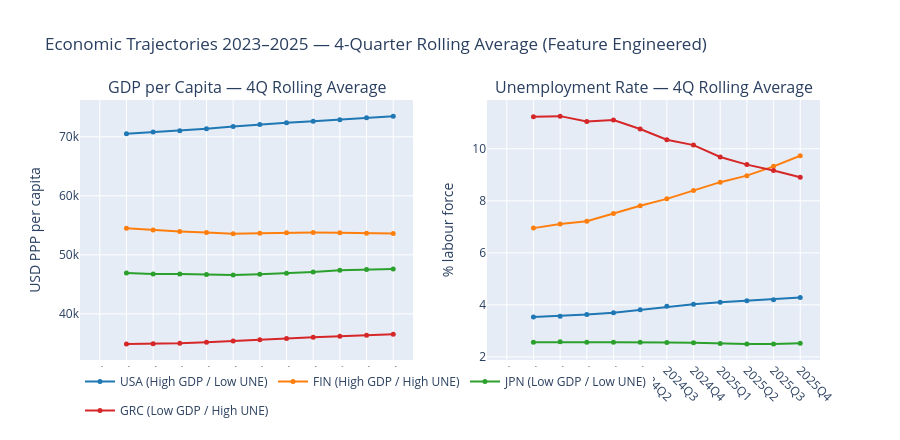

Here is the notebook cell this chart was saved with:
### Markdown cell above
### 9.6 Trend Over Time — Rolling Average (Select Countries)

The rolling 4-quarter average feature smooths seasonal noise and reveals whether each country's unemployment is trending up, down, or stable over 2023–2025. Countries from each quadrant of the original Section 5.3 analysis are shown.

### Code cell
# Representative countries — one from each quadrant of the original analysis
HIGHLIGHT = {
    "USA": ("#1f77b4", "High GDP / Low UNE"),   # blue
    "FIN": ("#ff7f0e", "High GDP / High UNE"),  # orange
    "JPN": ("#2ca02c", "Low GDP / Low UNE"),    # green
    "GRC": ("#d62728", "Low GDP / High UNE"),   # red
}

quarters = sorted(df_ext["QUARTER"].unique())

fig_trend = make_subplots(
    rows=1, cols=2,
    subplot_titles=("GDP per Capita — 4Q Rolling Average", "Unemployment Rate — 4Q Rolling Average")
)

for code, (color, label) in HIGHLIGHT.items():
    sub = df_ext[df_ext["REF_AREA"] == code].sort_values("QUARTER")
    fig_trend.add_trace(go.Scatter(
        x=sub["QUARTER"], y=sub["GDP_ROLLING_4Q"],
        mode="lines+markers", name=f"{code} ({label})",
        line=dict(color=color, width=2), marker=dict(size=5),
        legendgroup=code, showlegend=True
    ), row=1, col=1)
    fig_trend.add_trace(go.Scatter(
        x=sub["QUARTER"], y=sub["UNE_ROLLING_4Q"],
        mode="lines+markers", name=f"{code}",
        line=dict(color=color, width=2), marker=dict(size=5),
        legendgroup=code, showlegend=False
    ), row=1, col=2)

fig_trend.update_layout(
    height=440,
    title_text="Economic Trajectories 2023–2025 — 4-Quarter Rolling Average (Feature Engineered)",
    legend=dict(orientation="h", yanchor="bottom", y=-0.25)
)
fig_trend.update_xaxes(tickangle=45)
fig_trend.update_yaxes(title_text="USD PPP per capita", row=1, col=1)
fig_trend.update_yaxes(title_text="% labour force", row=1, col=2)

fig_trend.show()

### Figure 1 — Plotly figure (JSON) as saved in the notebook; plotly's stock layout.template omitted (floating-point values rounded to 4 significant figures)
{"data": [{"legendgroup": "USA", "line": {"color": "#1f77b4", "width": 2}, "marker": {"size": 5}, "mode": "lines+markers", "name": "USA (High GDP / Low UNE)", "showlegend": true, "type": "scatter", "x": ["2023Q1", "2023Q2", "2023Q3", "2023Q4", "2024Q1", "2024Q2", "2024Q3", "2024Q4", "2025Q1", "2025Q2", "2025Q3", "2025Q4"], "xaxis": "x", "y": [NaN, 70530.0, 70800.0, 71040.0, 71380.0, 71760.0, 72090.0, 72370.0, 72610.0, 72880.0, 73210.0, 73500.0], "yaxis": "y"}, {"legendgroup": "USA", "line": {"color": "#1f77b4", "width": 2}, "marker": {"size": 5}, "mode": "lines+markers", "name": "USA", "showlegend": false, "type": "scatter", "x": ["2023Q1", "2023Q2", "2023Q3", "2023Q4", "2024Q1", "2024Q2", "2024Q3", "2024Q4", "2025Q1", "2025Q2", "2025Q3", "2025Q4"], "xaxis": "x2", "y": [NaN, 3.533, 3.567, 3.625, 3.7, 3.808, 3.942, 4.025, 4.1, 4.158, 4.2, 4.279], "yaxis": "y2"}, {"legendgroup": "FIN", "line": {"color": "#ff7f0e", "width": 2}, "marker": {"size": 5}, "mode": "lines+markers", "name": "FIN (High GDP / High UNE)", "showlegend": true, "type": "scatter", "x": ["2023Q1", "2023Q2", "2023Q3", "2023Q4", "2024Q1", "2024Q2", "2024Q3", "2024Q4", "2025Q1", "2025Q2", "2025Q3", "2025Q4"], "xaxis": "x", "y": [NaN, 54490.0, 54190.0, 53960.0, 53770.0, 53560.0, 53640.0, 53750.0, 53770.0, 53740.0, 53640.0, 53620.0], "yaxis": "y"}, {"legendgroup": "FIN", "line": {"color": "#ff7f0e", "width": 2}, "marker": {"size": 5}, "mode": "lines+markers", "name": "FIN", "showlegend": false, "type": "scatter", "x": ["2023Q1", "2023Q2", "2023Q3", "2023Q4", "2024Q1", "2024Q2", "2024Q3", "2024Q4", "2025Q1", "2025Q2", "2025Q3", "2025Q4"], "xaxis": "x2", "y": [NaN, 6.95, 7.111, 7.217, 7.517, 7.808, 8.075, 8.392, 8.717, 8.967, 9.325, 9.733], "yaxis": "y2"}, {"legendgroup": "JPN", "line": {"color": "#2ca02c", "width": 2}, "marker": {"size": 5}, "mode": "lines+markers", "name": "JPN (Low GDP / Low UNE)", "showlegend": true, "type": "scatter", "x": ["2023Q1", "2023Q2", "2023Q3", "2023Q4", "2024Q1", "2024Q2", "2024Q3", "2024Q4", "2025Q1", "2025Q2", "2025Q3", "2025Q4"], "xaxis": "x", "y": [NaN, 46930.0, 46740.0, 46730.0, 46660.0, 46570.0, 46730.0, 46870.0, 47100.0, 47370.0, 47490.0, 47590.0], "yaxis": "y"}, {"legendgroup": "JPN", "line": {"color": "#2ca02c", "width": 2}, "marker": {"size": 5}, "mode": "lines+markers", "name": "JPN", "showlegend": false, "type": "scatter", "x": ["2023Q1", "2023Q2", "2023Q3", "2023Q4", "2024Q1", "2024Q2", "2024Q3", "2024Q4", "2025Q1", "2025Q2", "2025Q3", "2025Q4"], "xaxis": "x2", "y": [NaN, 2.567, 2.578, 2.567, 2.558, 2.567, 2.55, 2.542, 2.517, 2.5, 2.5, 2.525], "yaxis": "y2"}, {"legendgroup": "GRC", "line": {"color": "#d62728", "width": 2}, "marker": {"size": 5}, "mode": "lines+markers", "name": "GRC (Low GDP / High UNE)", "showlegend": true, "type": "scatter", "x": ["2023Q1", "2023Q2", "2023Q3", "2023Q4", "2024Q1", "2024Q2", "2024Q3", "2024Q4", "2025Q1", "2025Q2", "2025Q3", "2025Q4"], "xaxis": "x", "y": [NaN, 34910.0, 34950.0, 35030.0, 35200.0, 35380.0, 35600.0, 35810.0, 36040.0, 36190.0, 36370.0, 36560.0], "yaxis": "y"}, {"legendgroup": "GRC", "line": {"color": "#d62728", "width": 2}, "marker": {"size": 5}, "mode": "lines+markers", "name": "GRC", "showlegend": false, "type": "scatter", "x": ["2023Q1", "2023Q2", "2023Q3", "2023Q4", "2024Q1", "2024Q2", "2024Q3", "2024Q4", "2025Q1", "2025Q2", "2025Q3", "2025Q4"], "xaxis": "x2", "y": [NaN, 11.23, 11.26, 11.05, 11.11, 10.76, 10.35, 10.14, 9.683, 9.392, 9.167, 8.908], "yaxis": "y2"}], "layout": {"annotations": [{"font": {"size": 16}, "showarrow": false, "text": "GDP per Capita — 4Q Rolling Average", "x": 0.225, "xanchor": "center", "xref": "paper", "y": 1, "yanchor": "bottom", "yref": "paper"}, {"font": {"size": 16}, "showarrow": false, "text": "Unemployment Rate — 4Q Rolling Average", "x": 0.775, "xanchor": "center", "xref": "paper", "y": 1, "yanchor": "bottom", "yref": "paper"}], "height": 440, "legend": {"orientation": "h", "y": -0.25, "yanchor": "bottom"}, "title": {"text": "Economic Trajectories 2023–2025 — 4-Quarter Rolling Average (Feature Engineered)"}, "xaxis": {"anchor": "y", "domain": [0, 0.45], "tickangle": 45}, "xaxis2": {"anchor": "y2", "domain": [0.55, 1], "tickangle": 45}, "yaxis": {"anchor": "x", "domain": [0, 1], "title": {"text": "USD PPP per capita"}}, "yaxis2": {"anchor": "x2", "domain": [0, 1], "title": {"text": "% labour force"}}}}
